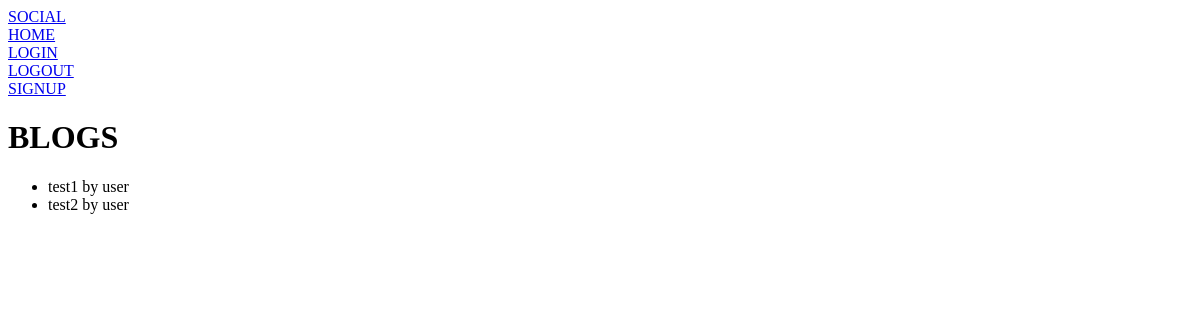
The app's page /social/allposts/, older data.
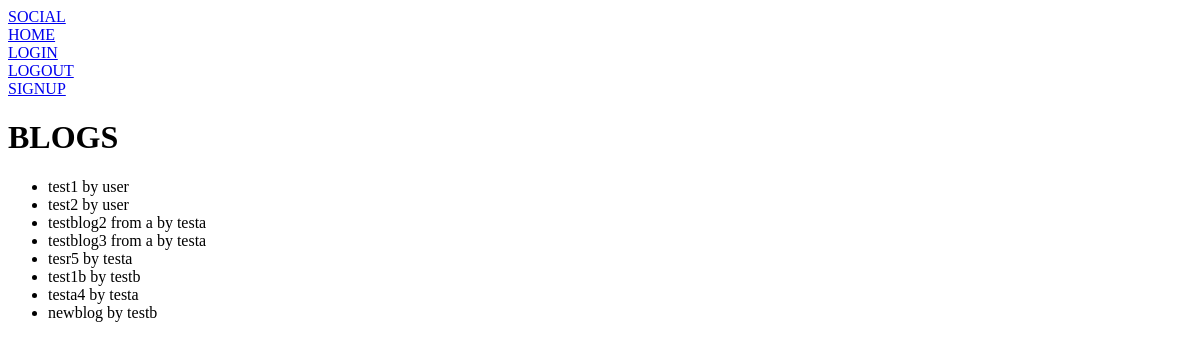
The same page, newer data.
### blog/models.py (models this page shows, shortened)
class Blog(models.Model):
    author = models.ForeignKey(
        User, related_name='blogposts', on_delete=models.CASCADE)
    title = models.CharField(max_length=200)
    description = models.TextField()

### social/views.py (the view)
# urls.py: path('allposts/', views.AllPostListView.as_view(), name='allposts'),
class AllPostListView(ListView):
    template_name = 'social/blog_list.html'
    model = Blog
    """ def get_queryset(self):
        queryset = super(BlogListView, self).get_queryset()
        queryset = queryset.filter(author=self.request.user)
        return queryset

 """

### social/templates/social/blog_list.html
{% extends 'blog/base.html'%}
{% block body_block %}
<h1>BLOGS</h1>
<ul>
    {% for blog in blog_list %}
    <li> {{ blog.title}} by {{blog.author}}</li>
    {% endfor %}
</ul>
{% endblock %}

### blog/templates/blog/base.html (shortened to what this page needs)
<!DOCTYPE html>
<html lang="en">
<head>
</head>
<body>
    <navbar>
        <nav><a href="{% url 'social:allposts' %}"> SOCIAL</a></nav>
        <nav><a href="{% url 'blog:blog' %}"> HOME</a></nav>
        <nav><a href="{% url 'account_login' %}">LOGIN</a></nav>
        <nav><a href="{% url 'account_logout' %}">LOGOUT</a></nav>
        <nav><a href="{% url 'account_signup' %}">SIGNUP</a></nav>
    </navbar>
    {% block body_block %}
    {% endblock %}
</body>
</html>

Row changes from the older to the newer data that the page shows:
added Blog: title "testblog2 from a", author "testa"
added Blog: title "testblog3 from a", author "testa"
added Blog: title "tesr5", author "testa"
added Blog: title "test1b", author "testb"
added Blog: title "testa4", author "testa"
added Blog: title "newblog", author "testb"
